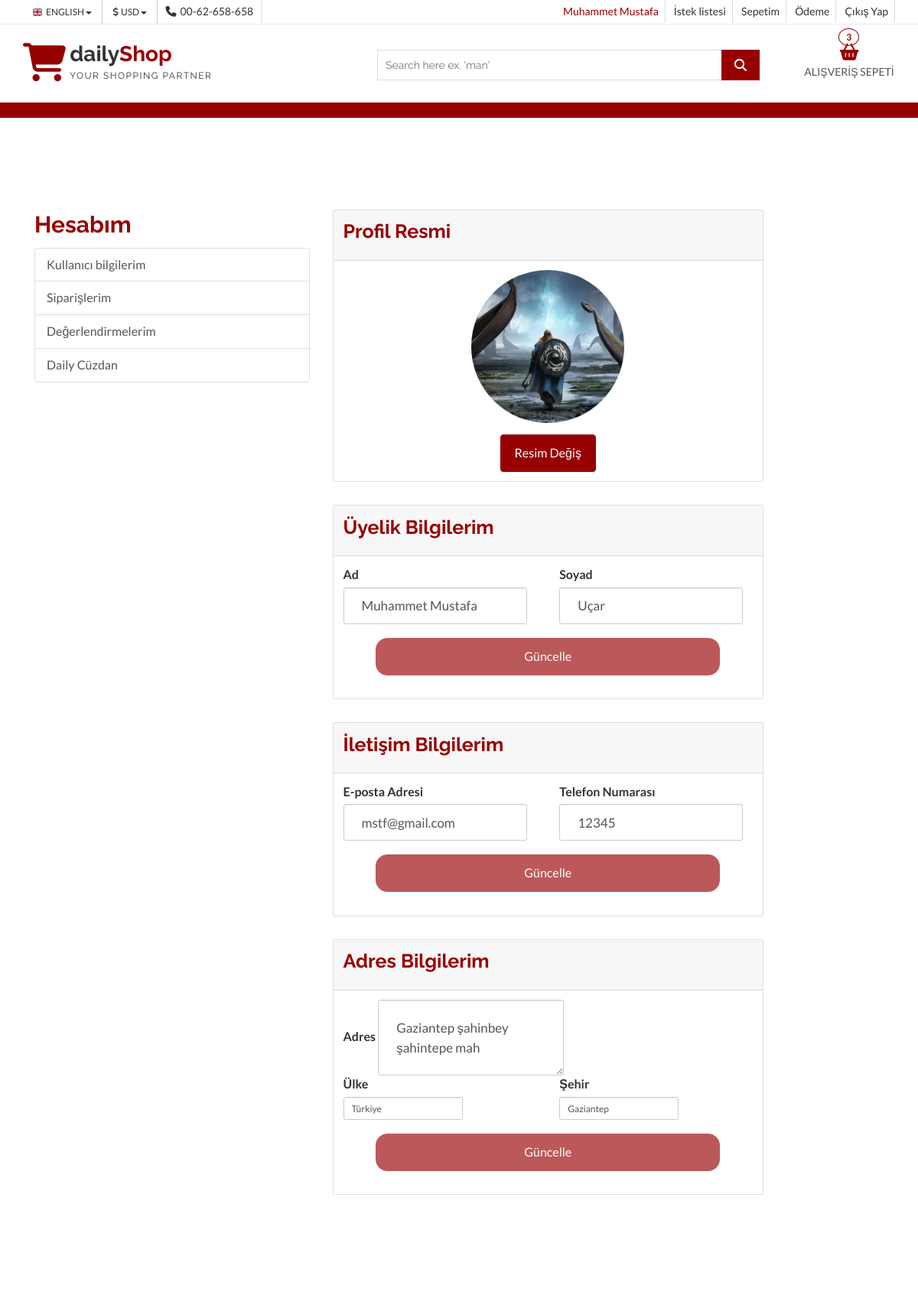
Page /account/ (signed in, upper part) on the earlier database version.
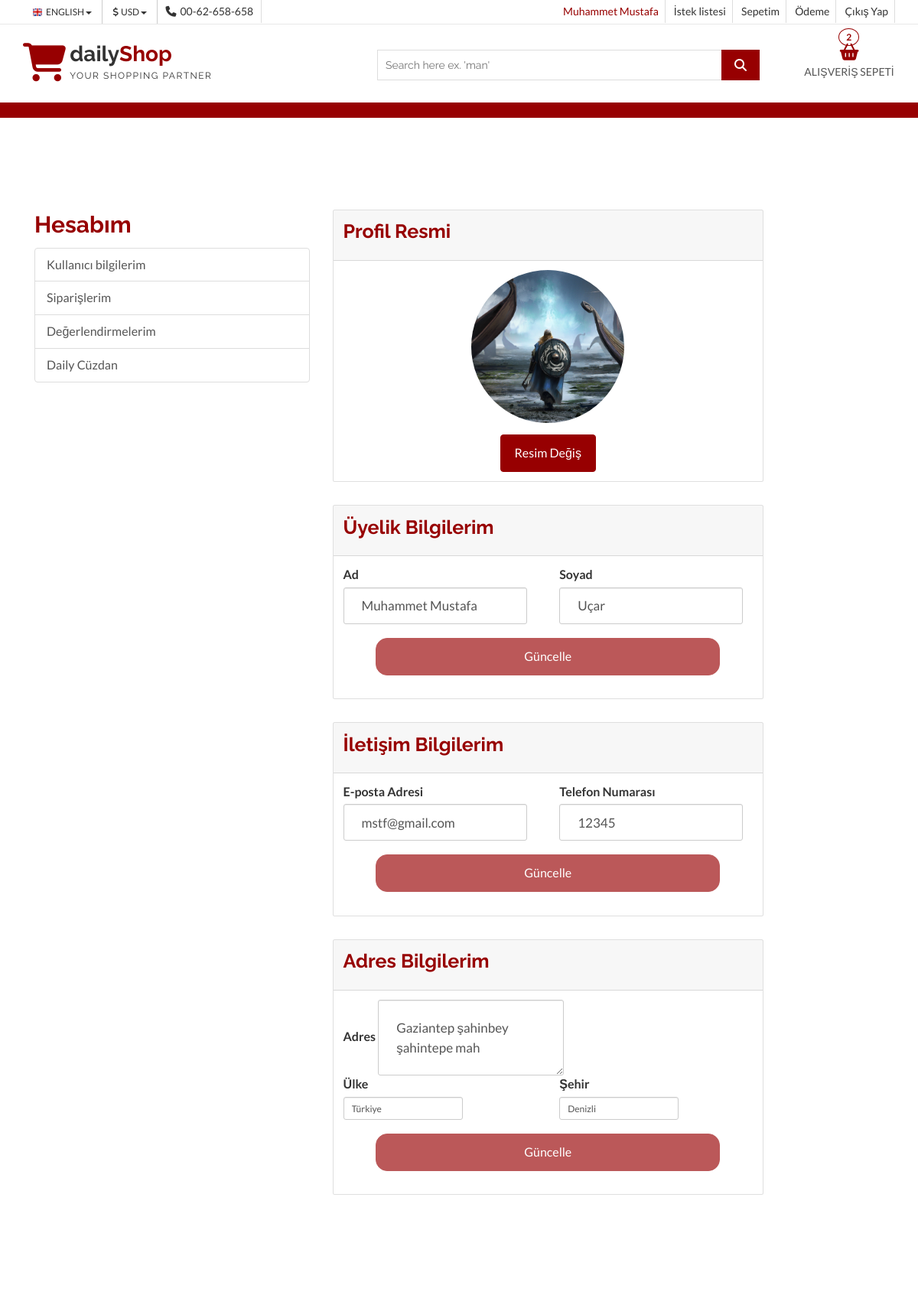
Same page on the later database version.
### user/models.py (models this page shows, shortened)
class UserProfile(models.Model):
    user = models.OneToOneField(User,on_delete= models.CASCADE, null = True)
    phone = models.CharField(blank=True,max_length=20)
    address = models.CharField(blank=True,max_length=150)
    city = models.CharField(blank=True,max_length=30)
    country = models.CharField(blank=True,max_length=30)
    zipcode = models.CharField(blank=True,max_length=10,null=True)
    image = models.ImageField(blank=True,upload_to='images/users/')
    def image_tag(self):
        try:
            return mark_safe(f'<img src="{self.image.url}" alt="image"  height = "50"')
        except Exception:
            return mark_safe(f'<img alt="image field is blank"')
    image_tag.short_description = "Image"

### user/views.py (the view)
# urls.py: path('account/',include('user.urls')),
def account(request):
    context = SettingsFunc(request)
    if not(request.user.is_anonymous):
        customer = UserProfile.objects.get(user_id=request.user.id)
        context['customer'] = customer
    return render(request,'account.html',context)

### home/views.py (called while the page is built)
def SettingsFunc(request):
    setting = Setting.objects.get(pk=1)
    category = Category.objects.all()
    context = {
        'setting' : setting,
        'category':category
    }
    if request.user.is_authenticated:
        context['cart'] = ShopCart.objects.filter(customer_id= UserProfile.objects.filter(user_id=request.user.id)[0].id)
        context['total'] = sum([x.amount for x in context['cart']])
        context['CartItemCount'] = len(context['cart'])
    return context

### order/models.py (called while the page is built)
    @property
    def amount(self):
        return (self.quantity * self.product.price)

### product/models.py (called while the page is built)
    def __str__(self):
        return self.title

### home/templates/account.html (shortened to what this page needs)
{% extends 'homebase.html' %} {% load static %}  {% block content %}
{% block account %} {% endblock account %} {% if request.user.id %} {% include 'account/loggedIn.html' %} {% else %}
{% include 'account/Form.html' %}
{% endif %} {% endblock content %} {% block footer %} {% include 'footer.html' %} {% endblock footer %}

### home/templates/header.html (shortened to what the changed rows need)
{% block header %} {% load static %}
<link rel="stylesheet" href="https://ajax.googleapis.com/ajax/libs/jqueryui/1.11.4/themes/smoothness/jquery-ui.css">
<header id="aa-header">
    <div class="aa-header-bottom">
        <div class="container">
            <div class="row">
                <div class="col-md-12">
                    <div class="aa-header-bottom-area">
                        <div class="aa-cartbox">
                            <a class="aa-cart-link" href="/order/">
                                <span class="fa fa-shopping-basket"></span>
                                <span class="aa-cart-title">ALIŞVERİŞ SEPETİ</span>
                                <span class="aa-cart-notify">{{CartItemCount}}</span>
                            </a>
                        </div>
                    </div>
                </div>
            </div>
        </div>
    </div>
</header>
{% endblock %}

### home/templates/account/Loggedin/userInfo.html (shortened to what the changed rows need)
{% load static %} {% block UserInfo %}
<div id="imageInfo">
    <div class="card w-75">
        <div class="card-header">
            <h2 style="font-size:25px">Profil Resmi</h2>
        </div>
        <div class="card-body">
            <div class="" style="display: flex;align-items: center;flex-direction: column;">
                <img class="" id="UserImage" style="border-radius: 56%;width: 200px;height: 200px;object-fit: cover;" src="{{customer.image.url}}" alt="Resminiz bulunmuyor">
                <form method="POST" action="{% url 'upload' request.user.id %}" enctype="multipart/form-data">
                    <label for="upload" class="btn aa-browse-btn mt-4">Resim Değiş</label>
                </form>
            </div>
        </div>
    </div>
</div>
<div id="UserInfo" class="mt-5">
    <div class="card w-75">
        <div class="card-header">
            <h2 style="font-size:25px">Üyelik Bilgilerim</h2>
        </div>
    </div>
</div>
<div id="contactInfo" class="mt-5">
    <div class="card w-75">
        <div class="card-header">
            <h2 style="font-size:25px">İletişim Bilgilerim</h2>
        </div>
        <div class="card-body">
            <form id="contactForm" class="form-inline" data-action="contact" data-customer="{{request.user.id}}">
                <div class="form-group-sm">
                    <div class="row">
                        <div class="col-md-6">
                            <label for="phone">Telefon Numarası</label>
                            <input name="phone" id="phone" class="form-control" style="padding:23px; font-size: 17px;" type="text" value="{{customer.phone}}">
                        </div>
                    </div>
                </div>
            </form>
        </div>
    </div>
</div>
<div id="addressInfo" class="mt-5">
    <div class="card w-75">
        <div class="card-header">
            <h2 style="font-size:25px">Adres Bilgilerim</h2>
        </div>
        <div class="card-body">
            <form id="addressForm" class="form-inline" data-action="address" data-customer="{{request.user.id}}">
                <div class="form-group-sm">
                    <div class="row">
                        <div class="col-md-12">
                            <label for="address">Adres</label>
                            <textarea id="address" name="address" class="form-control" style="padding:23px; font-size: 17px;">{{customer.address}}</textarea>
                            <br>
                        </div>
                        <div class="col-md-6">
                            <label for="country">Ülke</label><br>
                            <input type="text" class="form-control" name="country" id="country" value="{{customer.country}}">
                        </div>
                        <div class="col-md-6">
                            <label for="city">Şehir</label><br>
                            <input type="text" class="form-control" name="city" id="city" value="{{customer.city}}">
                        </div>
                    </div>
                </div>
            </form>
        </div>
    </div>
</div>
{% endblock UserInfo %}

Differences in the rows shown:
changed UserProfile "Gaziantep şahinbey şahintepe mah": city "Gaziantep" → "Denizli"
Other differences:
{{ CartItemCount }}: "3" → "2"
